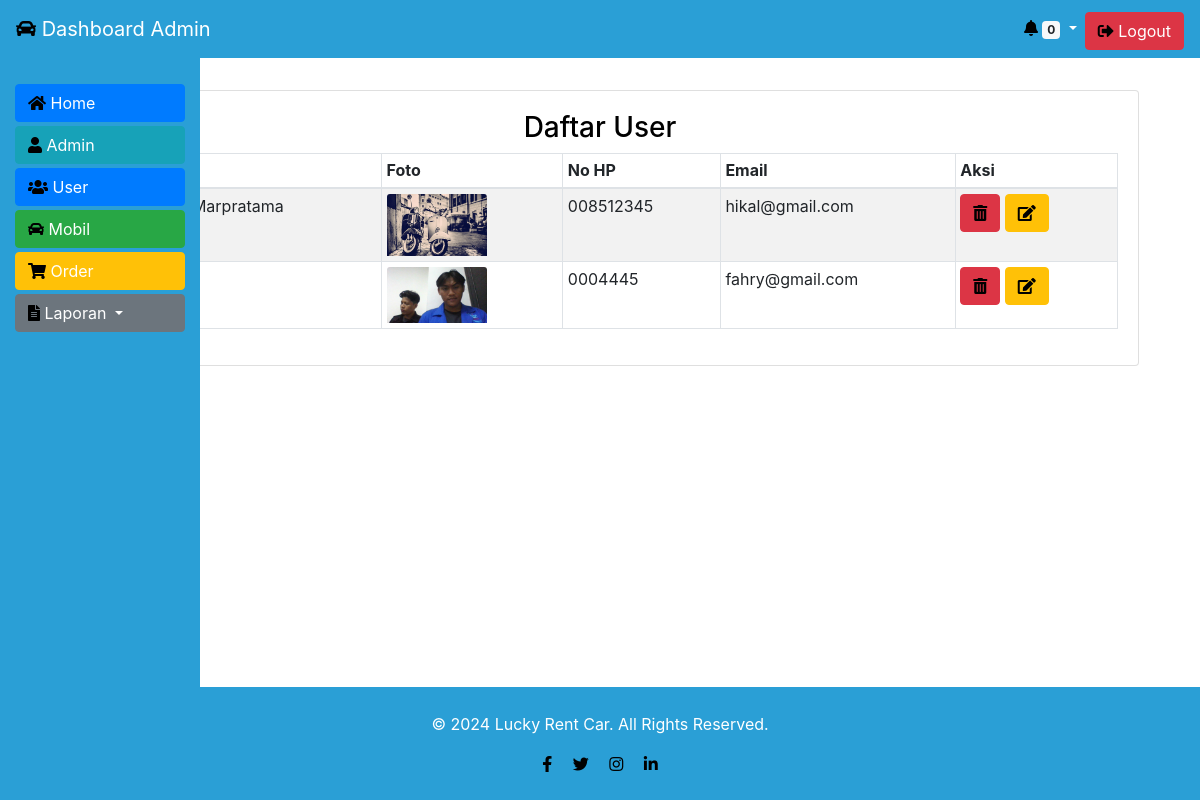
The app's page /admin/dashbord_admin.php?x=user (signed in) with its own data.
### tables this page shows
CREATE TABLE `users` (
  `id_user` int NOT NULL,
  `nama_lengkap` varchar(100) NOT NULL,
  `nomor_hp` varchar(15) NOT NULL,
  `username` varchar(50) NOT NULL,
  `email` varchar(100) NOT NULL,
  `password` varchar(255) NOT NULL,
  `foto` varchar(255) DEFAULT NULL,
  `created_at` timestamp NULL DEFAULT CURRENT_TIMESTAMP
);

### admin/daftar_user.php (the view, shortened to what this page needs)
<!doctype html>
<html lang="en">
<head>
  </head>
<body>
    <div class="container">
        <div class="row mt-5">
            <div class="col-md-12">
                <div class="card m-3">
                    <div class="card-body">
                        <h3>Daftar User</h3>
                            <div class="table-responsive">
                                <table class="table table-striped table-hover table-bordered table-sm">
                                    <thead>
                                        <tr>
                                            <th scope="col">No.</th>
                                            <th scope="col">Nama</th>
                                            <th scope="col">Foto</th>
                                            <th scope="col">No HP</th>
                                            <th scope="col">Email</th>
                                            <th>Aksi</th>
                                        </tr>
                                    </thead>
                                    <tbody>
                                    <?php
                                        include("../db/koneksi.php");
                                        $cari=mysqli_query($konek,"select * from users") or die (mysqli_error($konek));
                                            $no = 1;
                                            while($data=mysqli_fetch_array($cari)) {
                                        ?>
                                        <tr>
                                            <th scope="row"><?php echo $no; ?></th>
                                            <td><?php echo $data['nama_lengkap']; ?></td>
                                            <td>
                                            <?php if (!empty($data['foto'])): ?>
                                                <a href="#" data-toggle="modal" data-target="#buktiModal">
                                                <img src="../user/uploads/<?php echo $data['foto']; ?>" alt="Foto User" class="card-img-top" style="width: 100px;">
                                            <?php else: ?> </a>
                                                <img src="img/default.jpg" alt="Tidak ada foto" class="card-img-top" style="width: 100px;">
                                            <?php endif; ?>
                                            </td>
                                            <td><?php echo $data['nomor_hp']; ?></td>
                                            <td><?php echo $data['email']; ?></td>
                                            <td>
                                                <a href="?x=huser&id=<?php echo $data['id_user']; ?>" class="btn btn-danger" title="Hapus"><i class="fas fa-trash-alt"></i></a>
                                                <a href="?x=euser&id=<?php echo $data['id_user']; ?>" class="btn btn-warning" title="Edit"><i class="fas fa-edit"></i></a>
                                            </td>
                                        </tr>
                                        <?php
                                        $no++;
                                        }
                                        ?>
                                    </tbody>
                                </table>
                            </div>
                        </div>
                    </div>
                </div>
            </div>
        </div>
</body>
</html>

### admin/dashbord_admin.php (style rules this page uses)
html, body { height: 100%; margin: 0; display: flex; flex-direction: column; color: #fff; }
.container { flex: 1; }
a { color: #fff !important; }
i { color: black; }
table { background-color: #ffff; }
.container { color: #ffff; }
a { color: #000; }

### admin/daftar_user.php (style rules this page uses)
h3 { color: #000; text-align: center; }

### records on screen
users: nama_lengkap "Hikal Marpratama", foto (picture), nomor_hp "008512345", email "hikal@gmail.com"
users: foto (picture), nomor_hp "0004445", email "fahry@gmail.com"
